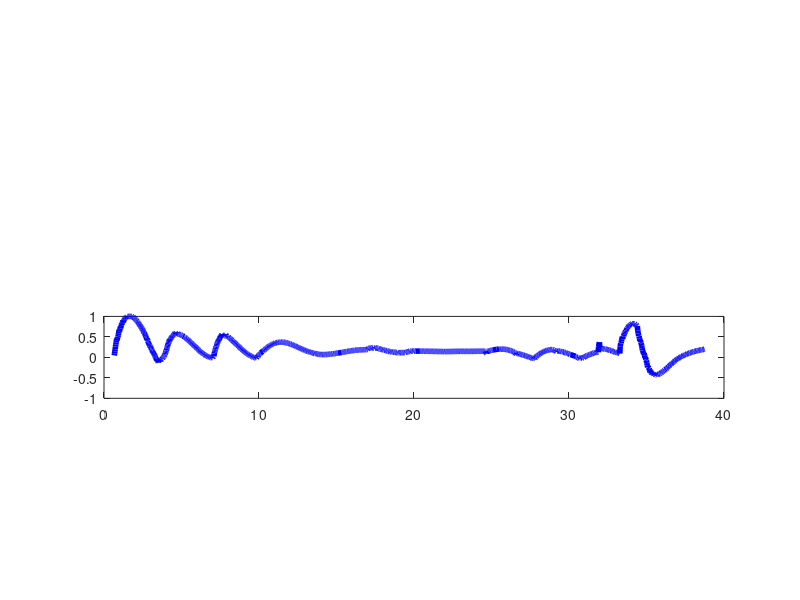
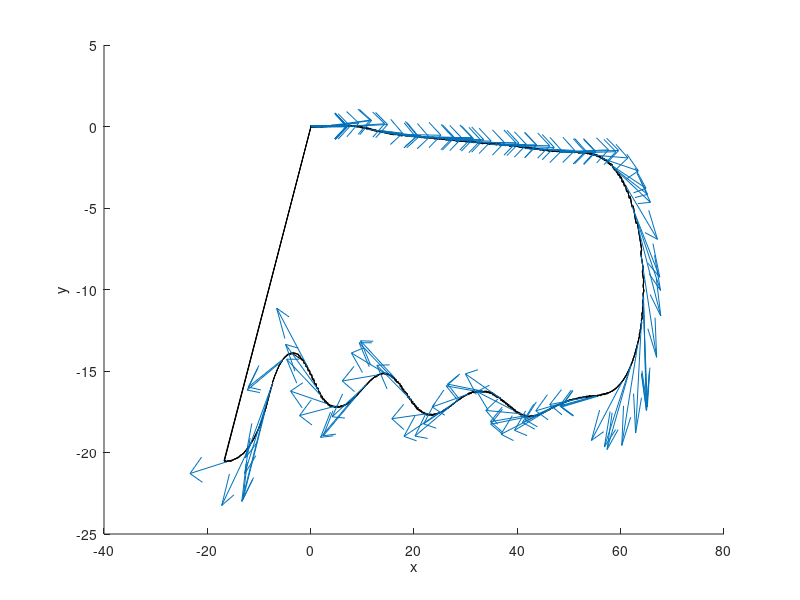

Source code (MATLAB) for these figures, in order: (Note: this script raises an error after producing the figures.)
%% log corridor information 


horizon_global = 5;
accel_lim = [-1.0 1.0];
angluar_lim = [-0.52 0.52];

data_corridor = load('log_corridor.txt');
data_mpc = load('log_mpc.txt');
data_input = load('log_input.txt');
data_state = load('log_state.txt');

cur_line = 1;
fig_corridor = 1;
fig_state = 2;

figure(fig_state)
hold on
plot(data_state(:,2),data_state(:,3),'k-')
theta = data_state(:,4);
xaxis = [cos(theta) sin(theta)];
dd = 50;
quiver(data_state(1:dd:end,2),data_state(1:dd:end,3),xaxis(1:dd:end,1),xaxis(1:dd:end,2))
xlabel('x')
ylabel('y')

figure(fig_corridor)
subplot(4,1,3)
gg = plot(data_input(:,1),data_input(:,2),'b-','LineWidth',4);
gg.Color(4) = 0.2;
hold on
subplot(4,1,4)
gg = plot(data_input(:,1),data_input(:,3),'c-','LineWidth',4);
gg.Color(4) = 0.2;
hold on

while cur_line <= size(data_corridor,1)
    figure(fig_corridor)
    subplot(4,1,3)
    gg = plot(data_input(:,1),data_input(:,2),'b-','LineWidth',4);
    gg.Color(4) = 0.2;
    hold on
    subplot(4,1,4)
    gg = plot(data_input(:,1),data_input(:,3),'c-','LineWidth',4);
    gg.Color(4) = 0.2;
    hold on

    % Corridor 
    corr_start = cur_line; 
    cur_idx = find(data_corridor(:,1) == data_corridor(corr_start,1));
    corr_end = cur_idx(end);
    
    cur_time = data_corridor(corr_start,1);
    t1 = cur_time;
    tmax = cur_time+horizon_global;
    
    figure(fig_corridor)
    
    for idx = corr_start : corr_end
       t2 = min(t1 + data_corridor(idx,3),tmax);
       subplot(4,1,1)
       hold on
       plot([t1 min(t2,tmax)],[data_corridor(idx,4) data_corridor(idx,4)],'k-');
       plot([t1 min(t2,tmax)],[data_corridor(idx,5) data_corridor(idx,5)],'k-');
    
       subplot(4,1,2)
       hold on
       plot([t1 min(t2,tmax)],[data_corridor(idx,6) data_corridor(idx,6)],'k-');
       plot([t1 min(t2,tmax)],[data_corridor(idx,7) data_corridor(idx,7)],'k-');
       
       t1 = t2; 
    end
        
    % Corridor 
    figure(fig_corridor)
    cur_idx = find(abs(data_mpc(:,1) - cur_time)<0.001);
    mpc_start = cur_idx(1);
    
    subplot(4,1,1)
    title('x')

    plot(data_mpc(mpc_start,2:end),data_mpc(mpc_start+1,2:end),'r')
    hold off
    subplot(4,1,2)
    title('y')

    plot(data_mpc(mpc_start,2:end),data_mpc(mpc_start+2,2:end),'g')
    hold off
    
    cur_line = corr_end + 10;
    
    subplot(4,1,3)
    hold on
    yline(accel_lim(1),'r--')
    yline(accel_lim(2),'r--')
    title('accel decel')
    plot(data_mpc(mpc_start,2:end),data_mpc(mpc_start+3,2:end),'b')
    plot(data_mpc(mpc_start,2),data_mpc(mpc_start+3,2),'ko')

    
    
    
    
    subplot(4,1,4)
    hold on
    yline((angluar_lim(1)),'r--')
    yline(angluar_lim(2),'r--')
    title('angular')   
    plot(data_mpc(mpc_start,2:end),data_mpc(mpc_start+4,2:end),'c')
    plot(data_mpc(mpc_start,2),data_mpc(mpc_start+4,2),'ko')
    
    figure(fig_state)
    hold on
    plot(data_state(:,2),data_state(:,3),'k-')
    theta = data_state(:,4);
    xaxis = [cos(theta) sin(theta)];
    dd = 20;
    quiver(data_state(1:dd:end,2),data_state(1:dd:end,3),xaxis(1:dd:end,1),xaxis(1:dd:end,2),'r')
    xlabel('x')
    ylabel('y')
    
    [~,cur_idx] = min(abs(data_state(:,1) - cur_time));
    xCur = data_state(cur_idx,2);
    yCur = data_state(cur_idx,3);
    plot(xCur,yCur,'ko','MarkerSize',10);
    
    
    pause(1e-2)

    if cur_line  < size(data_corridor,1)
    clf
    end
end
